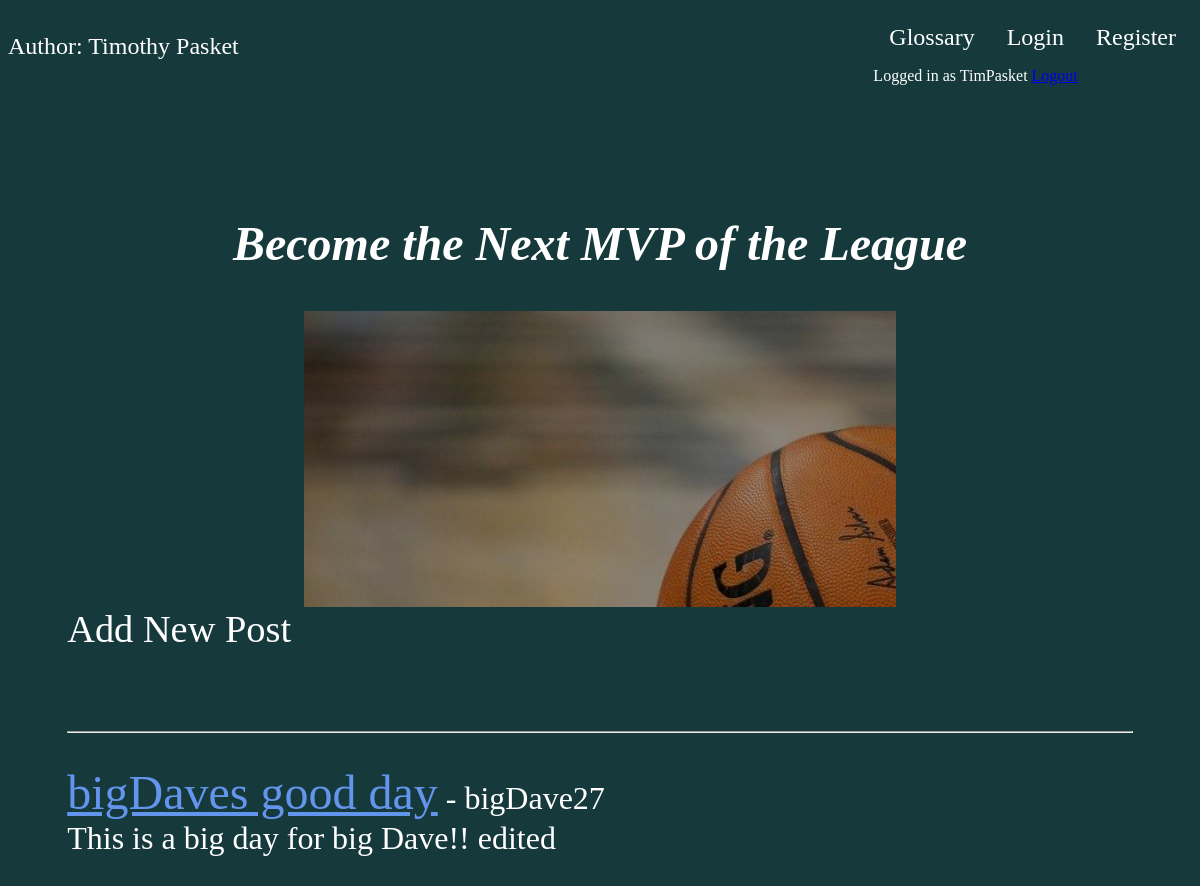
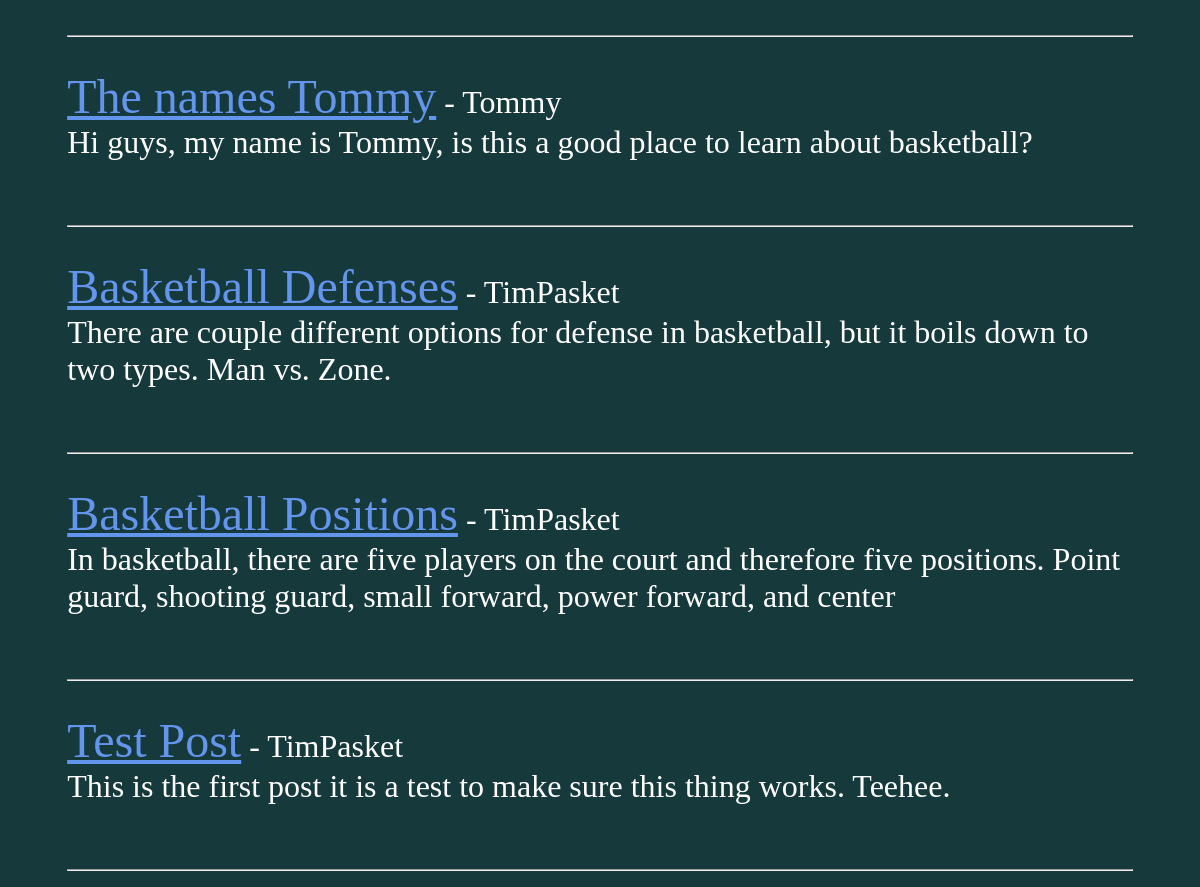
The app's page / (signed in) with its own data (2 pictures, top to bottom).
### users/models.py (models this page shows, shortened)
class Post(models.Model):
  title = models.CharField(max_length=255)
  author = models.ForeignKey(User, on_delete=models.CASCADE)
  body = models.TextField()

### users/views.py (the view)
# urls.py: path('', homePage.as_view(), name='home'),
class homePage(ListView):
  model = Post
  template_name = 'index.html'
  ordering = ['-id']

### users/templates/users/index.html (shortened to what this page needs)
{% load static %}
<!DOCTYPE html>
<html lang="en">
  <head>
    <link rel="stylesheet" href="{% static '/css/styles.css' %}" />
  </head>
  <body>
    <nav class="header">
      <div class="authors">Author: Timothy Pasket</div>
      <div class="pages">
        <ul>
          <li><a href="{% url 'glossary' %}">Glossary</a></li>
          <li><a href="{% url 'login' %}">Login</a></li>
          <li><a href="{% url 'register' %}">Register</a></li>
        </ul>
        <div class="login">
          Logged in as {{request.user}}
          <span><a href="{% url 'logout' %}">Logout</a></span>
        </div>
      </div>
    </nav>
    <div class="titleImage">
      <h2 class="titleH2">Become the Next MVP of the League</h2>
      <div class="mjGif"></div>
    </div>
    <div class="blogSection">
      <a class="addPostLink" href="{% url 'addPost' %}">Add New Post</a>
      <hr class="line" />
      <section>
        {% for post in object_list %}
        <p class="onePost">
          <a href="{% url 'postDetails' post.pk %}"> {{ post.title }}</a> -
          {{post.author.username}} <br />
          {{ post.body }}
        </p>
        <hr />
        {% endfor %}
      </section>
    </div>
  </body>
</html>

### static/CSS/styles.css (style rules this page uses)
body { background-color: #16393c; color: white; }
.header { display: flex; justify-content: space-between; align-items: center; margin-bottom: 1rem; }
.authors { font-size: 1.5rem; font-weight: none; }
.pages ul { margin: 0; padding: 0; display: flex; }
.pages li { font-size: 1.5rem; list-style: none; }
.pages li a { text-decoration: none; padding: 1rem; color: white; display: block; }
.titleImage { font-size: 2rem; text-align: center; font-style: italic; font-weight: bolder; padding-top: 75px; }
.mjGif { background-color: aqua; background-image: url("../Images/basketball.jpg"); margin-left: auto; margin-right: auto; aspect-ratio: 2 / 1; width: 50%; filter: brightness(65%); }
.homeBtn, .addPostLink, .addComment { text-decoration: none; color: white; font-size: larger; }
.line { margin-top: 5rem; }
.blogSection { font-size: 2em; padding-left: 5%; padding-right: 5%; }
.blogSection p a { color: cornflowerblue; font-size: 1.5em; }
.blogSection p { margin-bottom: 2em; }

### records on screen
Post: title "bigDaves good day", author.username "bigDave27", body "This is a big day for big Dave!! edited"
Post: title "The names Tommy", author.username "Tommy", body "Hi guys, my name is Tommy, is this a good place to learn about basketball?"
Post: title "Basketball Defenses", author.username "TimPasket", body "There are couple different options for defense in basketball, but it boils down to two types. Man vs. Zone."
Post: title "Basketball Positions", author.username "TimPasket", body "In basketball, there are five players on the court and therefore five positions. Point guard, shooting guard, small forward, power forward, and center"
Post: title "Test Post", author.username "TimPasket", body "This is the first post it is a test to make sure this thing works. Teehee."

### other values on screen
{{ request.user }} "TimPasket"
